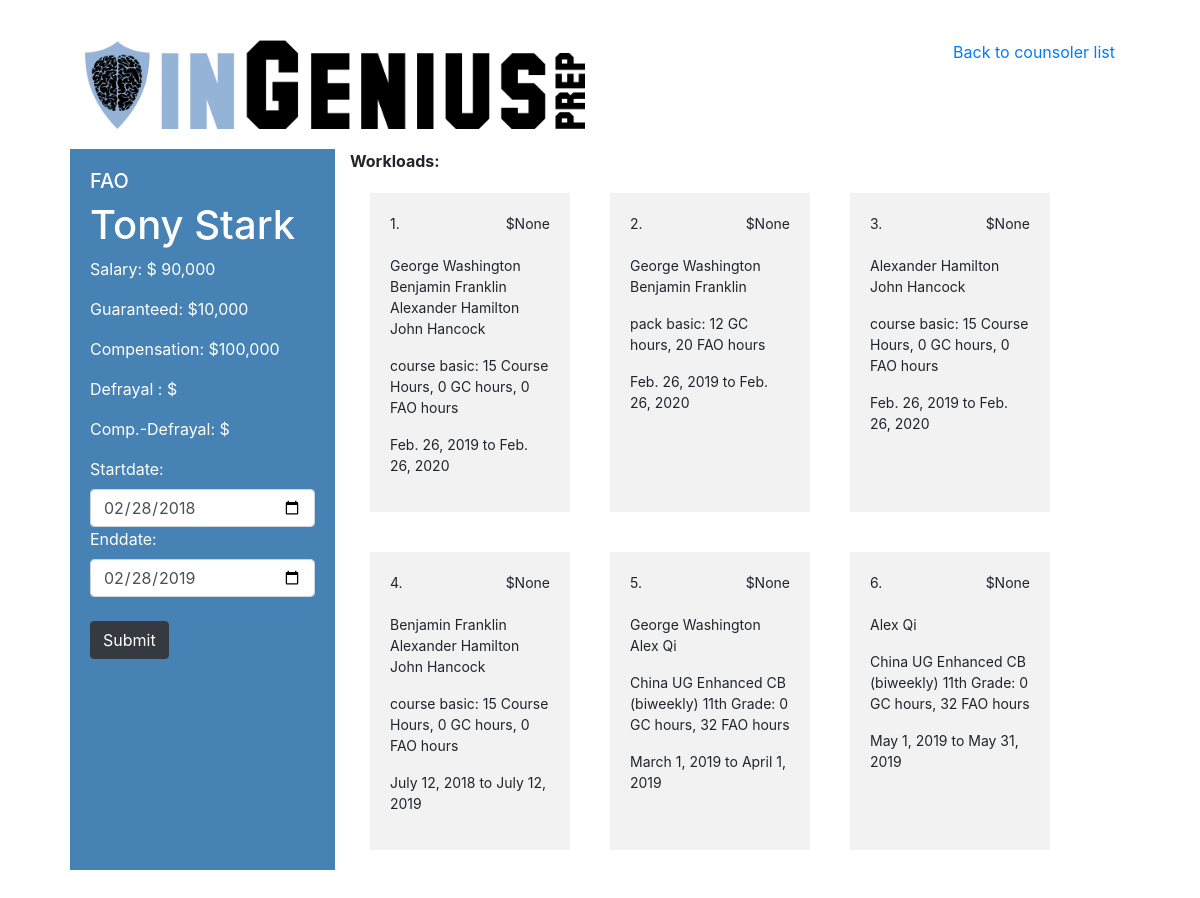
Screenshot of /3 (signed in) with the database file from the repository.
### costcomp/models.py (models this page shows, shortened)
class Counsoler(models.Model):
    COUNSOLER_LEVEL = (
        ('GC', 'Grauate Coach'),
        ('FAO', 'Former Admissions Officer')
    )
    first = models.CharField(max_length=64)
    last = models.CharField(max_length=64)
    salary = models.IntegerField()
    guaranteed = models.IntegerField()
    level = models.CharField(max_length=3, choices=COUNSOLER_LEVEL, default='GC', blank=False)
    @property
    def total(self):
        return self.salary + self.guaranteed

class Enrollment(models.Model):
    GC_Cost = 50    #GC hourly cost
    FAO_Cost = 100   #FAO hourly cost
    students = models.ManyToManyField(Student, related_name='enrollments')
    fao = models.ForeignKey(Counsoler, on_delete=models.PROTECT, related_name='faoEnrollments', limit_choices_to={'level':'FAO'}, blank=True, null=True)
    gc = models.ForeignKey(Counsoler, on_delete=models.PROTECT, related_name='gcEnrollments', limit_choices_to={'level':'GC'}, blank=True, null=True)
    package = models.ForeignKey(Package, on_delete=models.PROTECT, related_name='enrollments')
    packStart = models.DateField(default=date.today, blank=False)  #need enforce endDate no earlier than start
    packEnd = models.DateField(default=enddate_default, blank=False)
    faoStart = models.DateField(default=date.today, blank=True, null=True)
    faoEnd = models.DateField(default=enddate_default, blank=True, null=True)
    gcStart = models.DateField(default=date.today, blank=True, null=True)
    gcEnd = models.DateField(default=enddate_default, blank=True, null=True)
    var = models.FloatField(blank=True, null=True) #temprarily store enrollment instance cost to render on the webpage
    def cost(self, counsoler, startDate, endDate):
        '''calculate counsoler's cost for a package. Query dates may not be the full span of the course length'''
        packStart = self.packStart
        packEnd = self.packEnd
        if counsoler.level == 'GC':
            if self.gcEnd <= startDate or self.gcStart >= endDate:
                return 0
            else:
                gcStart = max(self.gcStart, startDate)
                gcEnd = min(self.gcEnd, endDate)
            if not self.package.courseHours:
                courseHours = 0
                studentCount = 1
            elif not self.fao:
                courseHours = self.package.courseHours
                studentCount = self.students.count()
            else:
                courseHours = 0
                studentCount = self.students.count()
            hours = self.package.gcHours * studentCount + courseHours
            cost = counsolerCost(self.GC_Cost, hours, gcStart, gcEnd, packStart, packEnd)
            return round(cost,2)
        elif counsoler.level == 'FAO':
            if self.faoEnd <= startDate or self.faoStart >= endDate:
                return 0
            else:
                faoStart = max(self.faoStart, startDate)
                faoEnd = min(self.faoEnd, endDate)
            if not self.package.courseHours:
               courseHours = 0
               studentCount = 1
            else:
               courseHours = self.package.courseHours
               studentCount = self.students.count()
            hours = self.package.faoHours * studentCount + courseHours
            cost = counsolerCost(self.FAO_Cost, hours, faoStart, faoEnd, packStart, packEnd)
            return round(cost,2)

class Student(models.Model):
    first = models.CharField(max_length=64)
    last = models.CharField(max_length=64)

class Package(models.Model):
    name = models.CharField(max_length=64, unique=True)
    gcHours = models.IntegerField(verbose_name='GC hours')
    faoHours = models.IntegerField(verbose_name='FAO hours')
    courseHours = models.IntegerField(blank=True, null=True)
    def __str__(self):
        if self.courseHours:
            return f'{self.name}: {self.courseHours} Course Hours, {self.gcHours} GC hours, {self.faoHours} FAO hours'
        else:
            return f'{self.name}: {self.gcHours} GC hours, {self.faoHours} FAO hours'

### costcomp/views.py (the view)
# urls.py: path("<int:counsoler_id>", views.counsoler, name='counsoler'),
def counsoler(request, counsoler_id):
    if not request.user.is_authenticated:
        return render(request, "costcomp/login.html", {"message": None})
    def salaryToCostDiff(totalCost, queryStart, queryEnd, salaryTotal):
        '''To calculate the cost to salary difference, salary here is yearly cost which will be divided by 365 days to get unit-cost'''
        daysDiff = queryEnd - queryStart
        SCDiff = salaryTotal/365*daysDiff.days - totalCost
        return round(SCDiff, 2)
    try:
        counsoler = Counsoler.objects.get(pk=counsoler_id)
    except Counsoler.DoesNotExist:
        raise Http404("Counsoler does not exist")
    if request.method == 'POST':
        form = periodQuery(request.POST)
        if form.is_valid():
            startDate = form.cleaned_data['startDate']
            endDate = form.cleaned_data['endDate']
            if counsoler.level == 'FAO':
                enrollments = Enrollment.objects.filter(fao__id=counsoler_id, packStart__lt=endDate, packEnd__gt=startDate)
            elif counsoler.level == 'GC':
                enrollments = Enrollment.objects.filter(gc__id=counsoler_id, packStart__lt=endDate, packEnd__gt=startDate)
            totalCost = 0
            for enrollment in enrollments:
                enrollment.var = enrollment.cost(counsoler, startDate, endDate)
                totalCost += enrollment.var
            SCDiff = salaryToCostDiff(totalCost, startDate, endDate, counsoler.total)
            context = {
                "user": request.user,
                "form": form,
                "counsoler": counsoler,
                "enrollments": enrollments,
                "defrayal": round(totalCost, 2),
                "SCDiff": SCDiff,
            }
            return render(request, "costcomp/counsoler.html", context)
        context = {
            "user": request.user,
            "form": form,
            "counsoler": counsoler,
        }
    else:
        if counsoler.level == 'FAO':
            enrollments =  Enrollment.objects.filter(fao__id=counsoler_id)
        elif counsoler.level == 'GC':
            enrollments =  Enrollment.objects.filter(gc__id=counsoler_id)
        form = periodQuery()
        context = {
            "user": request.user,
            "form": form,
            "counsoler": counsoler,
            "enrollments": enrollments,
        }
    return render(request, "costcomp/counsoler.html", context)

### costcomp/models.py (shortened to what this page needs)
class periodQuery(forms.Form):
    startDate = forms.DateField(widget=forms.TextInput(attrs={'class':'form-control col-12', 'type':'date'}), initial=startdate_default)
    endDate = forms.DateField(widget=forms.TextInput(attrs={'class':'form-control col-12', 'type':'date'}), initial=date.today)

### costcomp/models.py (called while the page is built)
def startdate_default():
    return date.today()-timedelta(days=365)

### costcomp/templates/costcomp/counsoler.html (shortened to what this page needs)
{% extends "costcomp/base.html" %}
{% load static %}
{% load humanize %}
{% block body %}
<div class="container" style="padding:20px;">
    <div style="margin:20px;" class="row">
        <div class="col-6"><img class="img-fluid" src="{% static "costcomp/ingenius-logo.png" %}" id="icon" alt="InGeniusPrep Logo" /></div>
        <div class="col-6"><a href='{% url "index" %}' style="float:right;">Back to counsoler list</a></div>
    </div>
    <div style="margin:20px;" class="row">
        <div class="col-3" style="background-color:steelblue; color:white; padding:20px;">
            <h5>{{counsoler.level}}</h5>
            <h1>{{counsoler.first}} {{counsoler.last}}</h1>
            <p>Salary: $ {{counsoler.salary|intcomma}}</p>
            <p>Guaranteed:  ${{counsoler.guaranteed|intcomma}}</p>
            <p>Compensation:  ${{counsoler.total|intcomma}}</p>
            <p>Defrayal : ${{defrayal|intcomma}}</p>
            <p>Comp.-Defrayal:  ${{SCDiff|intcomma}}</p>
            <form action="{% url 'counsoler' counsoler.id%}" method="post">
                {{form}}
                <br/>
            <button type="submit" class="btn btn-dark">Submit</button>
            </form>
        </div>
        <div class="col-9">
            <div><b>Workloads:</b></div>
            <div style="display:flex; flex-wrap:wrap;">
                {% for enrollment in enrollments %}
                    <div style="background-color:#F2F2F2; font-size:14px; margin: 20px; padding:20px; width:200px;">
                        <div>
                            {{forloop.counter}}.
                                <div class="float-right">${{enrollment.var|intcomma}}</div>
                        </div><br/>
                        <p>
                        {% for student in enrollment.students.all %}
                            {{student.first}} {{student.last}}<br/>
                        {% endfor %}
                        </p>
                        <p>{{enrollment.package}}</p>
                        <p>
                        {% if counsoler.level == 'FAO' %}
                            {{enrollment.faoStart}} to {{enrollment.faoEnd}}
                        {% elif counsoler.level == 'GC' %}
                            {{enrollment.gcStart}} to {{enrollment.gcEnd}}
                        {% endif %}
                        </p>
                    </div>
                    {% empty %}
                    <div>No Workloads</div>
                {% endfor %}
            </div>
     </div>
</div>
{% endblock %}

### rows the page displays
Counsoler: level "FAO", first "Tony", last "Stark", salary "90,000", guaranteed "10,000", total "100,000"
Enrollment: var "None", package "course basic: 15 Course Hours, 0 GC hours, 0 FAO hours", faoStart "Feb. 26, 2019", faoEnd "Feb. 26, 2020"
Student: first "George", last "Washington"
Student: first "Benjamin", last "Franklin"
Student: first "Alexander", last "Hamilton"
Student: first "John", last "Hancock"
Enrollment: var "None", package "pack basic: 12 GC hours, 20 FAO hours", faoStart "Feb. 26, 2019", faoEnd "Feb. 26, 2020"
Enrollment: var "None", package "course basic: 15 Course Hours, 0 GC hours, 0 FAO hours", faoStart "Feb. 26, 2019", faoEnd "Feb. 26, 2020"
Enrollment: var "None", package "course basic: 15 Course Hours, 0 GC hours, 0 FAO hours", faoStart "July 12, 2018", faoEnd "July 12, 2019"
Enrollment: var "None", package "China UG Enhanced CB (biweekly) 11th Grade: 0 GC hours, 32 FAO hours", faoStart "March 1, 2019", faoEnd "April 1, 2019"
Student: first "Alex", last "Qi"
Enrollment: var "None", package "China UG Enhanced CB (biweekly) 11th Grade: 0 GC hours, 32 FAO hours", faoStart "May 1, 2019", faoEnd "May 31, 2019"
